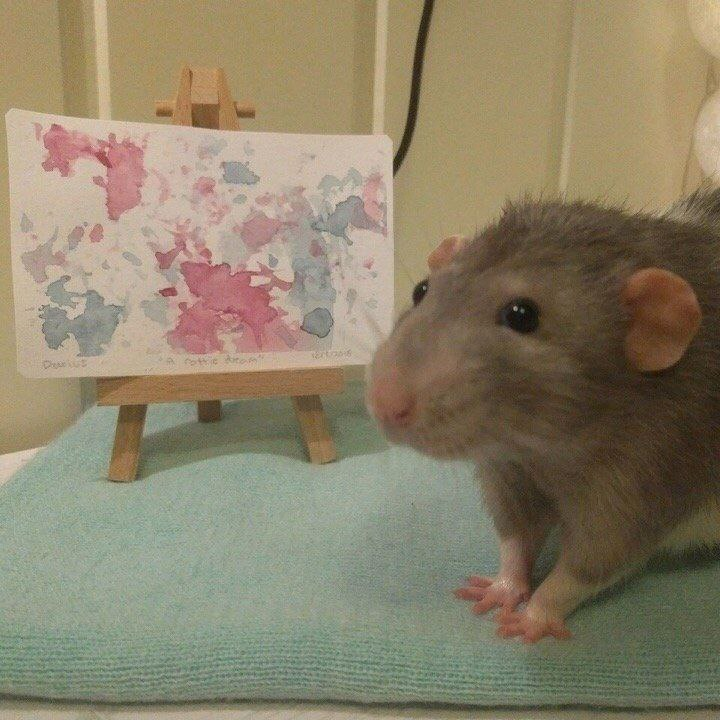
%> input picture lab-6/rat1.jpg, 720 x 720 px
$ octave lab_6_grow.m   (GNU Octave 9; MATLAB toolbox functions it lacks are replaced by stand-ins)
%> lines starting %> are read from the running program, lines starting %| are printed output that depends on the picture; in (x1, y1, x2, y2) boxes, pixels count from 0 and x2, y2 are one past the last pixel; in counts of white or black regions, pixels touching at a corner belong together; the program's own positions count from 1
img = imread('rat1.jpg');
%> img is the input picture: size 720x720x3 uint8; mean R, G, B 139.6, 129.6, 105.5
img = rgb2gray(img);
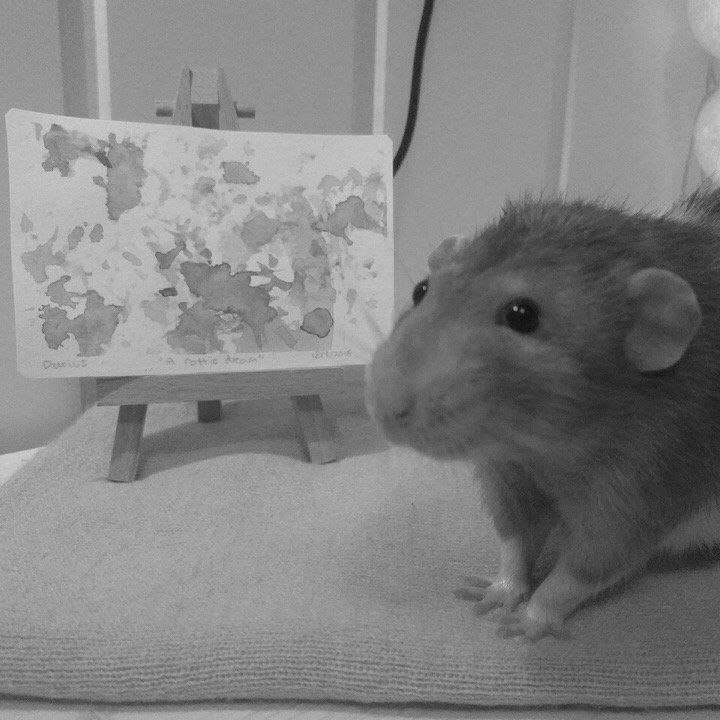
%> img: size 720x720 uint8; min 5, max 216, mean 129.9

seeds = [100, 100; 200, 200; 300, 300; 400, 400; 500, 500];
delta_thresh = 30;
[segmented, boundaries] = region_growing(img, seeds, delta_thresh);
% [4 lines not run here, left out]
function [labeled_image, boundaries] = region_growing(image, seeds, delta_threshold)
%> called with delta_threshold = 30
    [height, width] = size(image);
%> height = 720; width = 720
    labeled_image = zeros(height, width);
    boundaries = false(height, width);

    n_regions = size(seeds, 1);
    region_means = zeros(n_regions, 1);

    for i = 1:n_regions
        x = seeds(i, 1);
        y = seeds(i, 2);
        labeled_image(y, x) = i;
        region_means(i) = image(y, x);
    end
%> after the loop, region_means = [187; 175; 155; 94; 93]

    listB = zeros(0, 4, 'uint32');
    visited = false(height, width);

    for i = 1:n_regions
        x = seeds(i, 1);
        y = seeds(i, 2);
        neighbors = get_neighbors(x, y, height, width);

        for j = 1:size(neighbors, 1)
            nx = neighbors(j, 1);
            ny = neighbors(j, 2);
            if labeled_image(ny, nx) == 0 && ~boundaries(ny, nx) && ~visited(ny, nx)
                delta = abs(image(ny, nx) - region_means(i));
                listB = [listB; uint32(nx), uint32(ny), delta, i];
                visited(ny, nx) = true;
            end
        end
    end
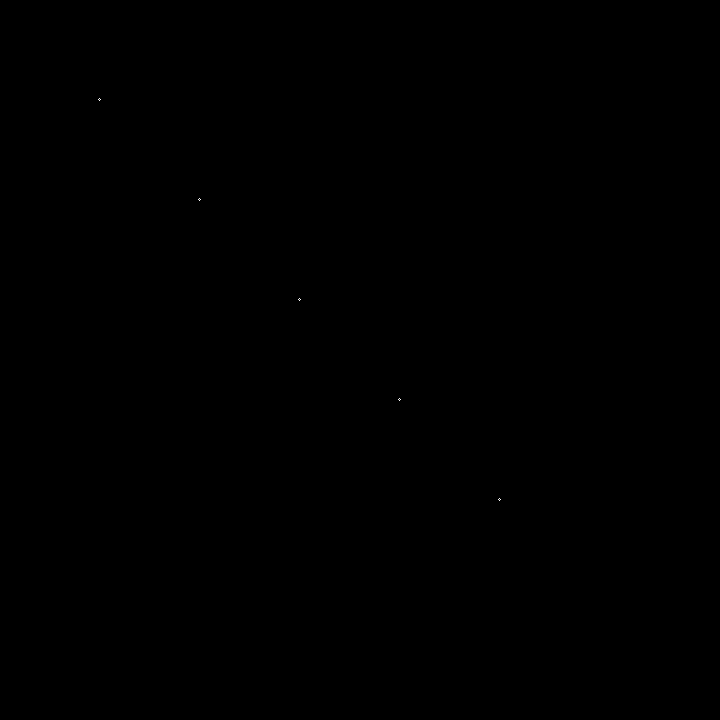
%> visited: size 720x720 logical; 0% white in thin lines or dots, all inside (x1, y1, x2, y2) = (98, 98, 501, 501)
%> after the loop, delta = 0; listB = 20 rows, first 8: [99 100 0 1; 101 100 0 1; 100 99 1 1; 100 101 0 1; 199 200 0 2; 201 200 0 2; 200 199 0 2; 200 201 0 2]

    listB = sortrows(listB, 3);
%> listB = 20 rows, first 8: [99 100 0 1; 101 100 0 1; 100 101 0 1; 199 200 0 2; 201 200 0 2; 200 199 0 2; 200 201 0 2; 301 300 0 3]
%> the run ends on the next line

    while ~isempty(listB)
        current = listB(1, :);
        listB(1, :) = [];

        x = current(1);
        y = current(2);
        region_id = current(4);
        neighbors = get_neighbors(x, y, height, width);
        neighbor_regions = [];

        for j = 1:size(neighbors, 1)
            nx = neighbors(j, 1);
            ny = neighbors(j, 2);
            nr = labeled_image(ny, nx);
            if nr > 0
                neighbor_regions = [neighbor_regions; nr];
            end
        end

        neighbor_regions = unique(neighbor_regions);

        if numel(neighbor_regions) == 1 && neighbor_regions == region_id
            labeled_image(y, x) = region_id;

            region_pixels = image(labeled_image == region_id);
            region_means(region_id) = mean(region_pixels);

            neighbors = get_neighbors(x, y, height, width);

            for j = 1:size(neighbors, 1)
                nx = neighbors(j, 1);
                ny = neighbors(j, 2);

                if labeled_image(ny, nx) == 0 && ~boundaries(ny, nx) && ~visited(ny, nx)
                    delta = abs(image(ny, nx) - region_means(region_id));
                    if delta <= delta_threshold
                        listB = [listB; nx, ny, delta, region_id];
                        visited(ny, nx) = true;
                    end
                end
            end

            listB = sortrows(listB, 3);
        else
            boundaries(y, x) = true;
        end
    end
end

function neighbors = get_neighbors(x, y, height, width)
    neighbors = [];

    if x > 1, neighbors = [neighbors; x-1, y]; end
    if x < width, neighbors = [neighbors; x+1, y]; end
    if y > 1, neighbors = [neighbors; x, y-1]; end
    if y < height, neighbors = [neighbors; x, y+1]; end
end
